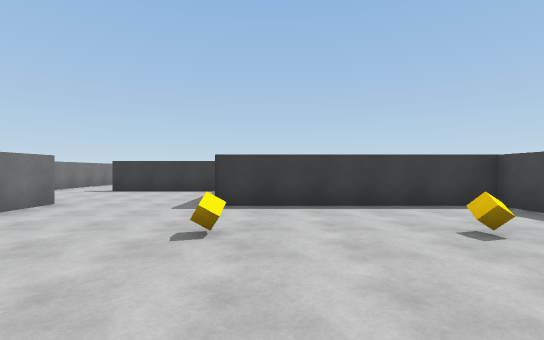
[1] (above)

24 first-person views from a walk through a scene from a Unity 3-D project. The camera is 1.4 m above the floor, looks level and sees 90° across. The floor is counted in squares, 2 m on a side. Each view is taken from the middle of a square. On the plan, view 1 faces up. The plan holds only what a view shows up to about 9 squares ahead; the rest is blank. The player is left out.

[2]
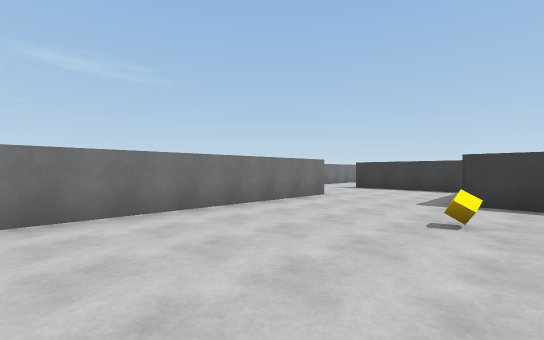

[3]
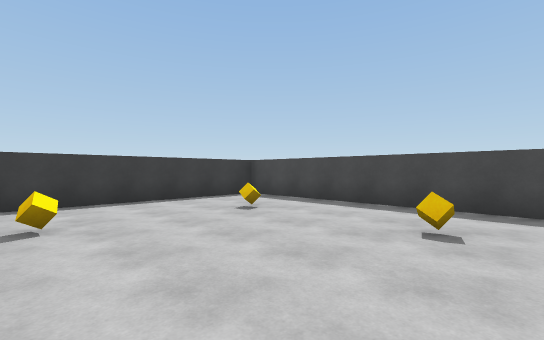

[4]
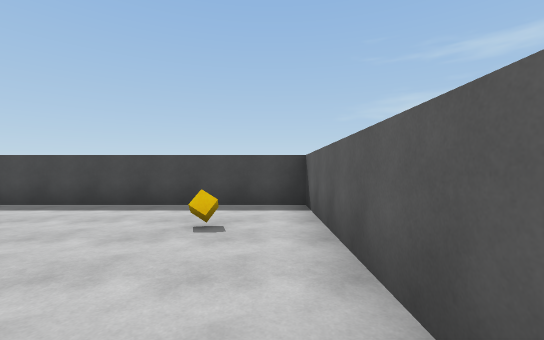

[5]
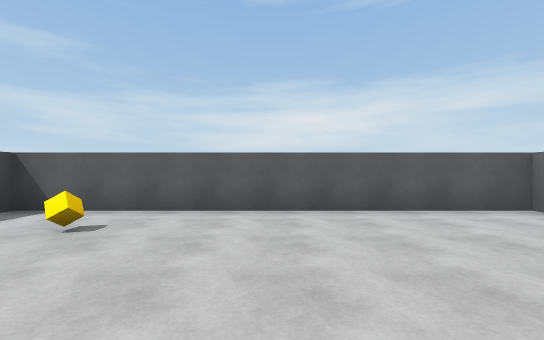

[6]
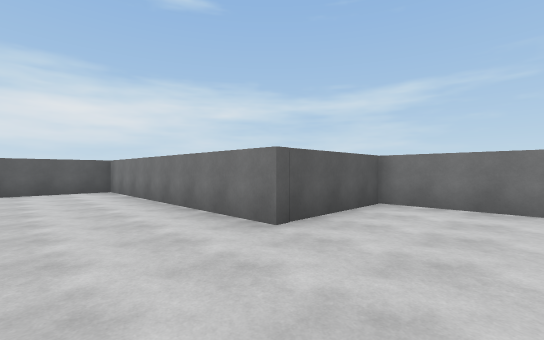

[7]
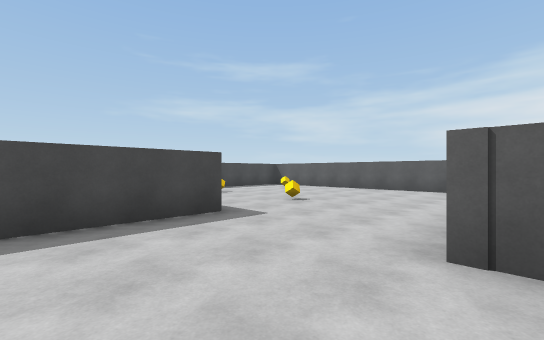

[8]
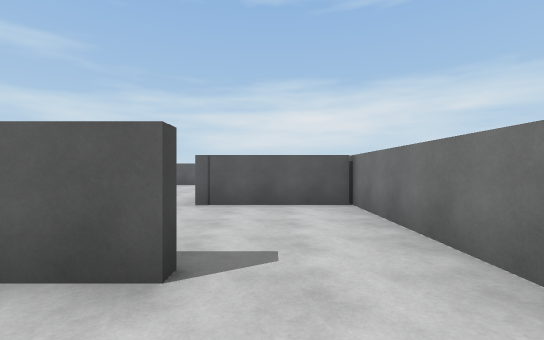

[9]
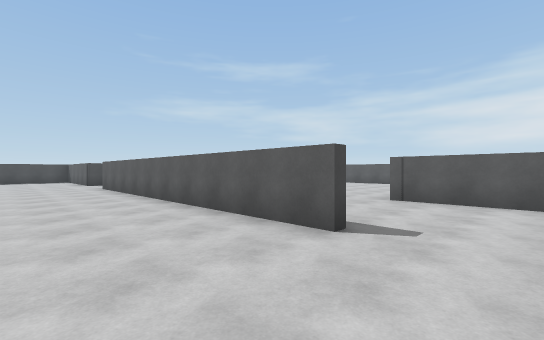

[10]
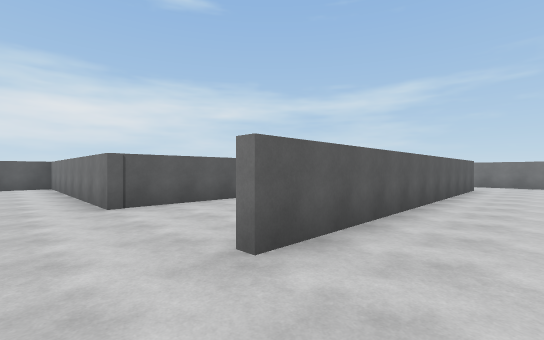

[11]
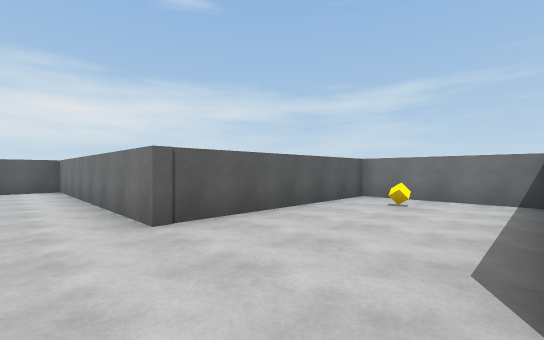

[12]
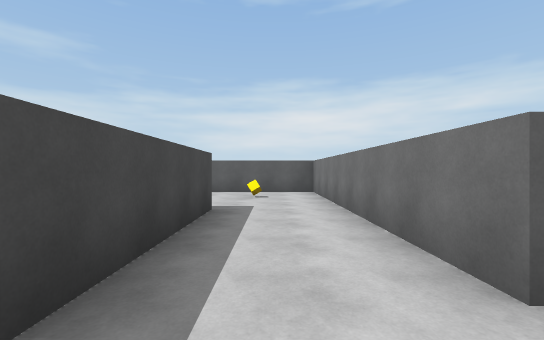

[13]
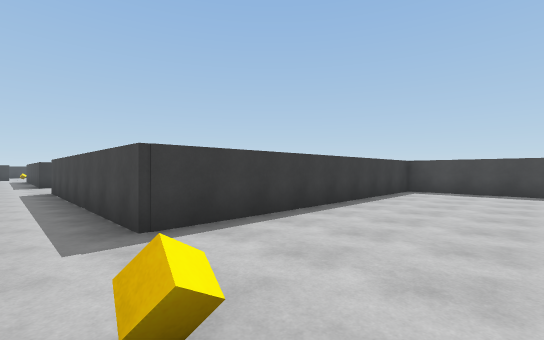

[14]
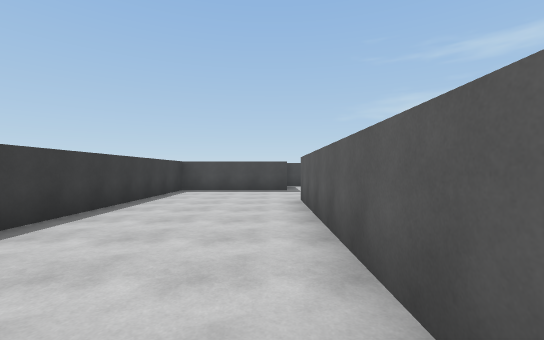

[15]
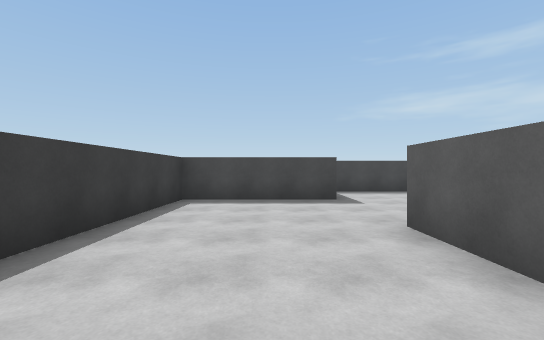

[16]
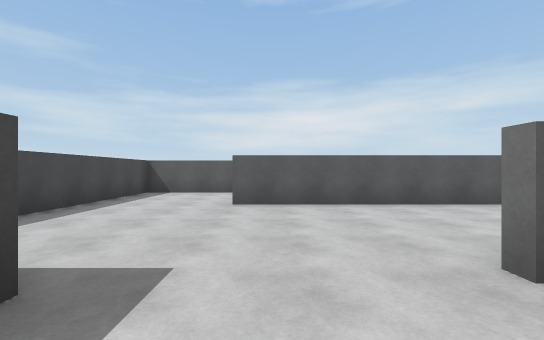

[17]
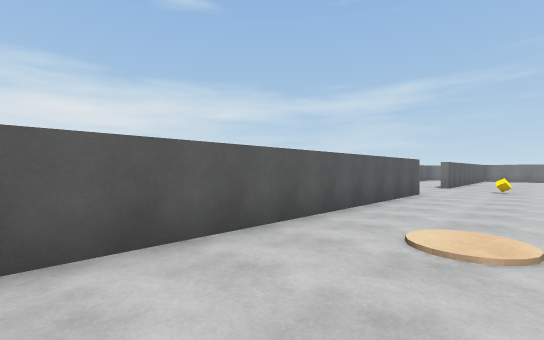

[18]
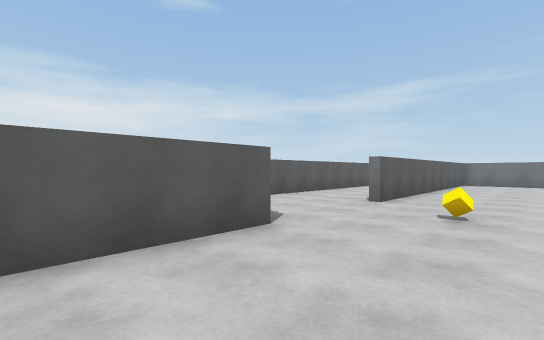

[19]
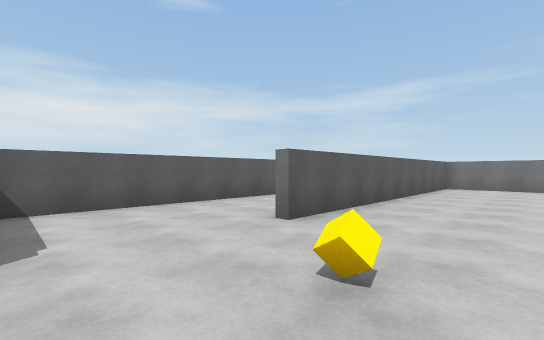

[20]
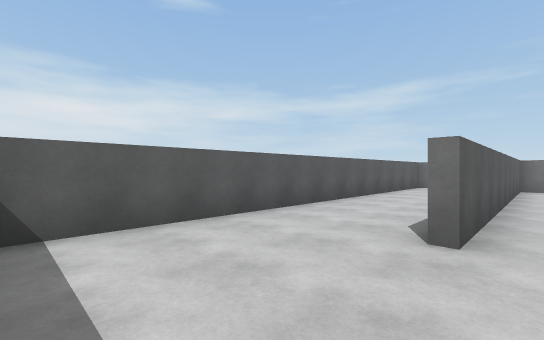

[21]
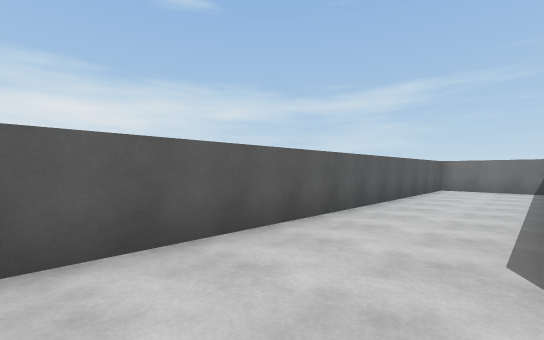

[22]
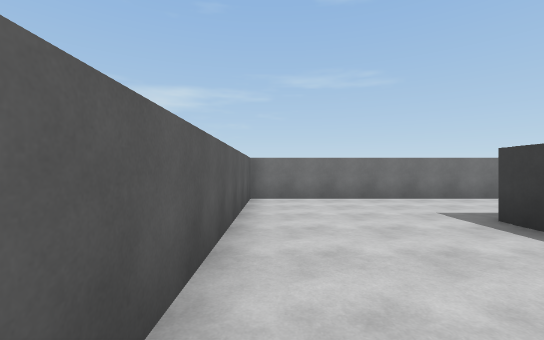

[23]
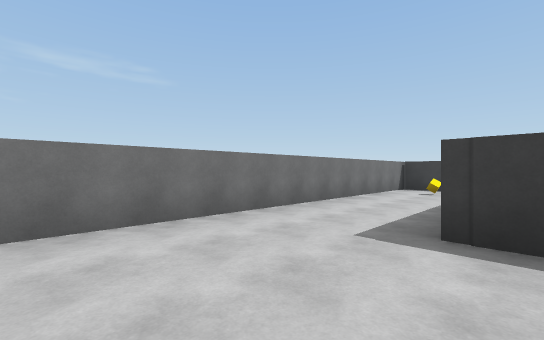

[24]
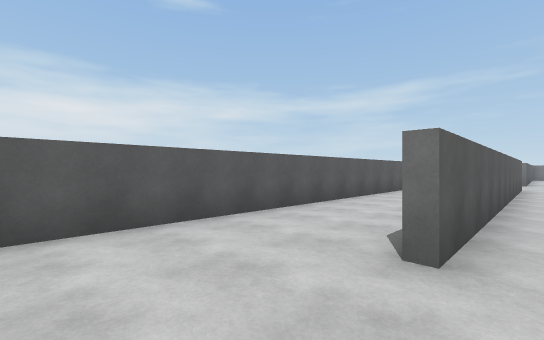

### Floor plan
Ten units are one square. View 1 is at (0, 0); x grows to the right and y downward. Boxes are objects, and circles mark ways between rooms. Rooms are numbered by the first view taken in them; rooms with no view inside come last. Other rooms are left out.
<svg viewBox="-81 -245 265 335">
<path fill="none" stroke="#000" d="M-18 -91 -28 -91M-76 -56 -45 -56 -45 17 44 17 44 -53 -11 -53 -11 -80M-76 -94 -76 -49M-54 -93 46 -93M-9 -90 -9 -56 47 -56 47 17 124 17M154 16 154 -21 71 -21 71 -92M45 55 149 55M78 85 179 85 179 21M-40 19 -48 19M-76 -49 -76 55 12 55M-72 85 40 85M-76 60 -76 81"/>
<rect x="-15" y="-35" width="10" height="10" fill="#bbb"><title>cube</title></rect>
<rect x="15" y="-5" width="10" height="10" fill="#bbb"><title>cube</title></rect>
<rect x="15" y="-35" width="10" height="10" fill="#bbb"><title>cube</title></rect>
<rect x="5" y="-75" width="10" height="10" fill="#bbb"><title>cube</title></rect>
<rect x="55" y="-5" width="10" height="10" fill="#bbb"><title>cube</title></rect>
<rect x="-65" y="-45" width="10" height="10" fill="#bbb"><title>other object</title></rect>
<rect x="25" y="35" width="10" height="10" fill="#bbb"><title>cube</title></rect>
<rect x="95" y="35" width="10" height="10" fill="#bbb"><title>cylinder</title></rect>
<circle cx="-65" cy="-90" r="3" fill="#2a7"/>
<circle cx="55" cy="-90" r="3" fill="#2a7"/>
<circle cx="135" cy="20" r="3" fill="#2a7"/>
<circle cx="25" cy="60" r="3" fill="#2a7"/>
<text x="-20" y="-30">1</text>
<text x="10" y="-240">2</text>
<text x="60" y="-30">3</text>
<text x="50" y="40">4</text>
<text x="-20" y="70">5</text>
</svg>
Room 1 opens to room 2. Room 2 opens to room 3. Room 3 opens to room 4. Room 4 opens to room 5.

Where each view was taken, in squares from view 1:
view 1: 0 up, 0 right, facing up
view 2: 1 down, 0 right, facing up-left
view 3: 1 down, 1 left, facing up-right
view 4: 1 down, 1 left, facing right
view 5: 3 up, 0 right, facing down
view 6: 8 up, 2 left, facing down-left
view 7: 8 up, 5 left, facing down-right
view 8: 11 up, 6 left, facing down
view 9: 12 up, 7 left, facing down-right
view 10: 11 up, 6 right, facing down-left
view 11: 9 up, 6 right, facing down-left
view 12: 7 up, 6 right, facing down
view 13: 1 down, 6 right, facing up-right
view 14: 1 down, 6 right, facing right
view 15: 0 up, 9 right, facing right
view 16: 0 up, 14 right, facing down
view 17: 3 down, 13 right, facing down-left
view 18: 3 down, 7 right, facing down-left
view 19: 3 down, 4 right, facing down-left
view 20: 5 down, 4 right, facing down-left
view 21: 6 down, 3 right, facing down-left
view 22: 5 down, 1 left, facing left
view 23: 5 down, 4 left, facing up-left
view 24: 5 down, 17 right, facing down-left
